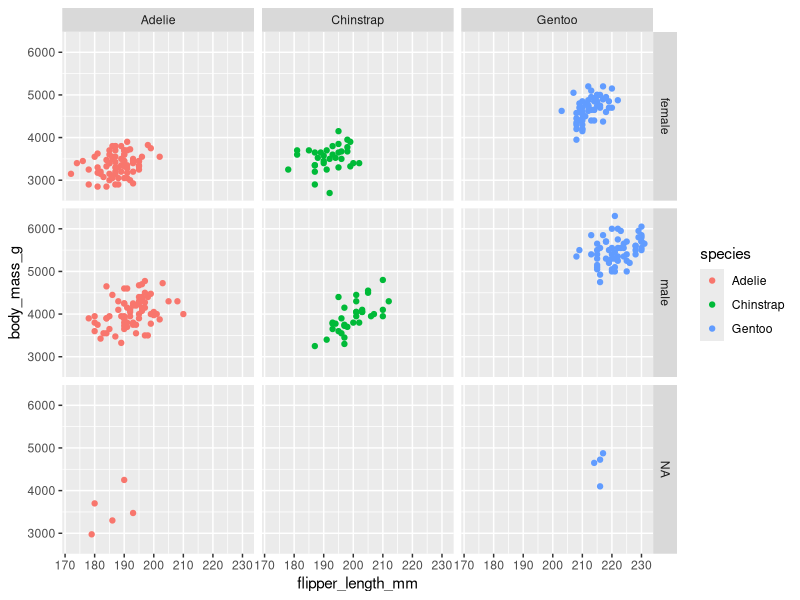

This chart was generated by the following R code:
## ---- chunk 1
knitr::opts_chunk$set(echo = TRUE)
## ---- chunk 2
library(tidyverse)
library(ggplot2)
library(palmerpenguins)
## ---- chunk 3
ggplot(data=penguins)+
  geom_point(mapping=aes(x=flipper_length_mm,y=body_mass_g, color = species)) + 
  facet_grid(sex~species)
